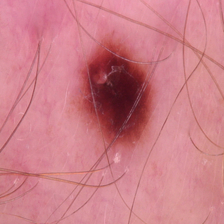
#> input picture dataset - Copy/benign/b1065.jpg, 224 x 224 px
$ python -i color_analysis5.py   (imports and definitions only)
#> lines starting #> are read from the running program, lines starting #| are printed output that depends on the picture; after the words box and inside, x2 and y2 are one past the last pixel; in counts of white or black regions, pixels touching at a corner belong together
#> further down, picture is the input picture: shape (224, 224, 3); mean B, G, R 135.7, 125.9, 204.1
import cv2
import numpy as np

def read_hsv_range(file_path="hsv_range.txt"):
    """Read HSV lower and upper bounds from file."""
    try:
        with open(file_path, "r") as file:
            lines = file.readlines()
            lower = np.array([int(x) for x in lines[0].strip().split()])
            upper = np.array([int(x) for x in lines[1].strip().split()])
            return lower, upper
    except FileNotFoundError:
        print("HSV range file not found. Please run color_picker.py first.")
        return None, None

def analyze_color(image):
    """Analyze color characteristics of a mole in the image using HSV range from file."""
    hsv = cv2.cvtColor(image, cv2.COLOR_BGR2HSV)
#> hsv: shape (224, 224, 3); mean H, S, V 158.3, 101.6, 204.1

    lower_brown, upper_brown = read_hsv_range()
#> (reads hsv_range.txt from the repository)
    if lower_brown is None or upper_brown is None:
        return None, None

    print(f"Using HSV Range:\nLower: {lower_brown}\nUpper: {upper_brown}")

    # Create a mask based on the HSV range
    mask_brown = cv2.inRange(hsv, lower_brown, upper_brown)
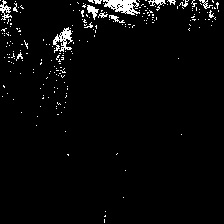
#> mask_brown: shape (224, 224); 3.1% white in thin lines or dots

    # ✨ Morphological operations
    kernel = np.ones((7, 7), np.uint8)

    # First close small holes inside the mole
    mask_cleaned = cv2.morphologyEx(mask_brown, cv2.MORPH_CLOSE, kernel)
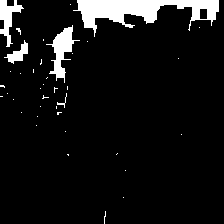
#> mask_cleaned: shape (224, 224); 7.7% white; 39 white regions (34 under 20 px), largest, box (x1, y1, x2, y2) and area: (73, 0, 219, 37) 2346, (46, 25, 80, 83) 669, (0, 0, 24, 47) 461, (4, 40, 28, 64) 225, (57, 93, 67, 108) 30

    # Then open to remove small noise outside the mole
    mask_cleaned = cv2.morphologyEx(mask_cleaned, cv2.MORPH_OPEN, kernel)
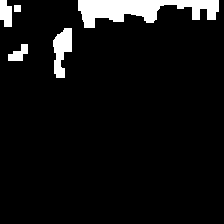
#> mask_cleaned: shape (224, 224); 6.7% white; 5 white regions, box (x1, y1, x2, y2) and area: (78, 0, 219, 28) 2238, (53, 28, 72, 78) 603, (0, 0, 12, 27) 266, (8, 44, 28, 61) 199, (14, 5, 21, 12) 49

    # Calculate brown pixel percentage
    brown_pixels = cv2.countNonZero(mask_cleaned)
#> brown_pixels = 3355
    total_pixels = image.shape[0] * image.shape[1]
#> total_pixels = 50176
    brown_percentage = (brown_pixels / total_pixels) * 100
#> brown_percentage = 6.69

    # Visualize the cleaned mask
    result_image = cv2.bitwise_and(image, image, mask=mask_cleaned)
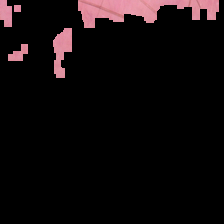
#> result_image: shape (224, 224, 3); mean B, G, R 10.7, 9.6, 15

    return brown_percentage, result_image

>>> import cv2
>>> picture = cv2.imread('dataset - Copy/benign/b1065.jpg')
>>> result = analyze_color(picture)
